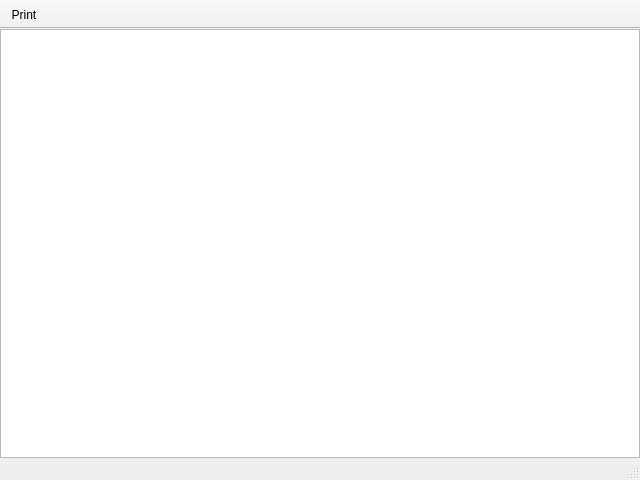
<?xml version="1.0" encoding="UTF-8"?>
<ui version="4.0">
 <class>DocDisplayWindow</class>
 <widget class="QMainWindow" name="DocDisplayWindow">
  <property name="windowModality">
   <enum>Qt::NonModal</enum>
  </property>
  <property name="geometry">
   <rect>
    <x>0</x>
    <y>0</y>
    <width>640</width>
    <height>480</height>
   </rect>
  </property>
  <property name="windowTitle">
   <string>AspeQt User Manual</string>
  </property>
  <property name="windowIcon">
   <iconset>
    <normaloff>silk-icons/icons/report.png</normaloff>silk-icons/icons/report.png</iconset>
  </property>
  <widget class="QWidget" name="centralwidget">
   <layout class="QVBoxLayout" name="verticalLayout">
    <property name="spacing">
     <number>0</number>
    </property>
    <property name="margin">
     <number>0</number>
    </property>
    <item>
     <widget class="QTextBrowser" name="docDisplay">
      <property name="source">
       <url>
        <string>qrc:/documentation/AspeQt User Manual-English.html</string>
       </url>
      </property>
      <property name="openExternalLinks">
       <bool>true</bool>
      </property>
     </widget>
    </item>
   </layout>
  </widget>
  <widget class="QStatusBar" name="statusbar"/>
  <widget class="QToolBar" name="toolBar">
   <property name="windowTitle">
    <string>toolBar</string>
   </property>
   <property name="movable">
    <bool>false</bool>
   </property>
   <property name="iconSize">
    <size>
     <width>16</width>
     <height>16</height>
    </size>
   </property>
   <property name="floatable">
    <bool>false</bool>
   </property>
   <attribute name="toolBarArea">
    <enum>TopToolBarArea</enum>
   </attribute>
   <attribute name="toolBarBreak">
    <bool>false</bool>
   </attribute>
   <addaction name="actionPrint"/>
  </widget>
  <action name="actionPrint">
   <property name="icon">
    <iconset resource="icons.qrc">
     <normaloff>:/icons/silk-icons/icons/printer.png</normaloff>:/icons/silk-icons/icons/printer.png</iconset>
   </property>
   <property name="text">
    <string>Print</string>
   </property>
   <property name="toolTip">
    <string>Print User Manual</string>
   </property>
   <property name="statusTip">
    <string>Print User Manual</string>
   </property>
   <property name="shortcut">
    <string>Ctrl+P</string>
   </property>
  </action>
 </widget>
 <resources>
  <include location="icons.qrc"/>
 </resources>
 <connections/>
</ui>
